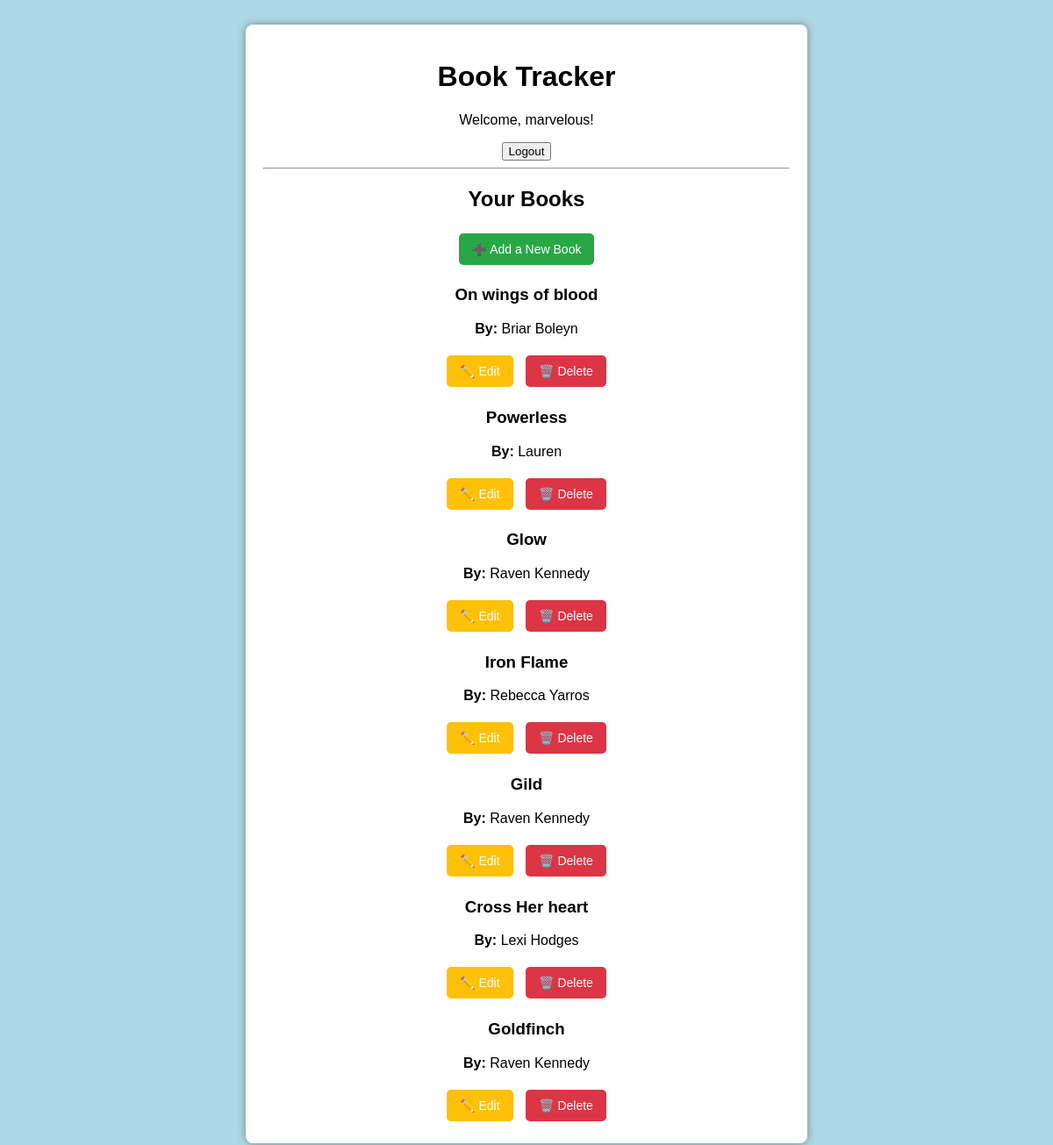
Page /books/ (signed in) on the earlier database version.
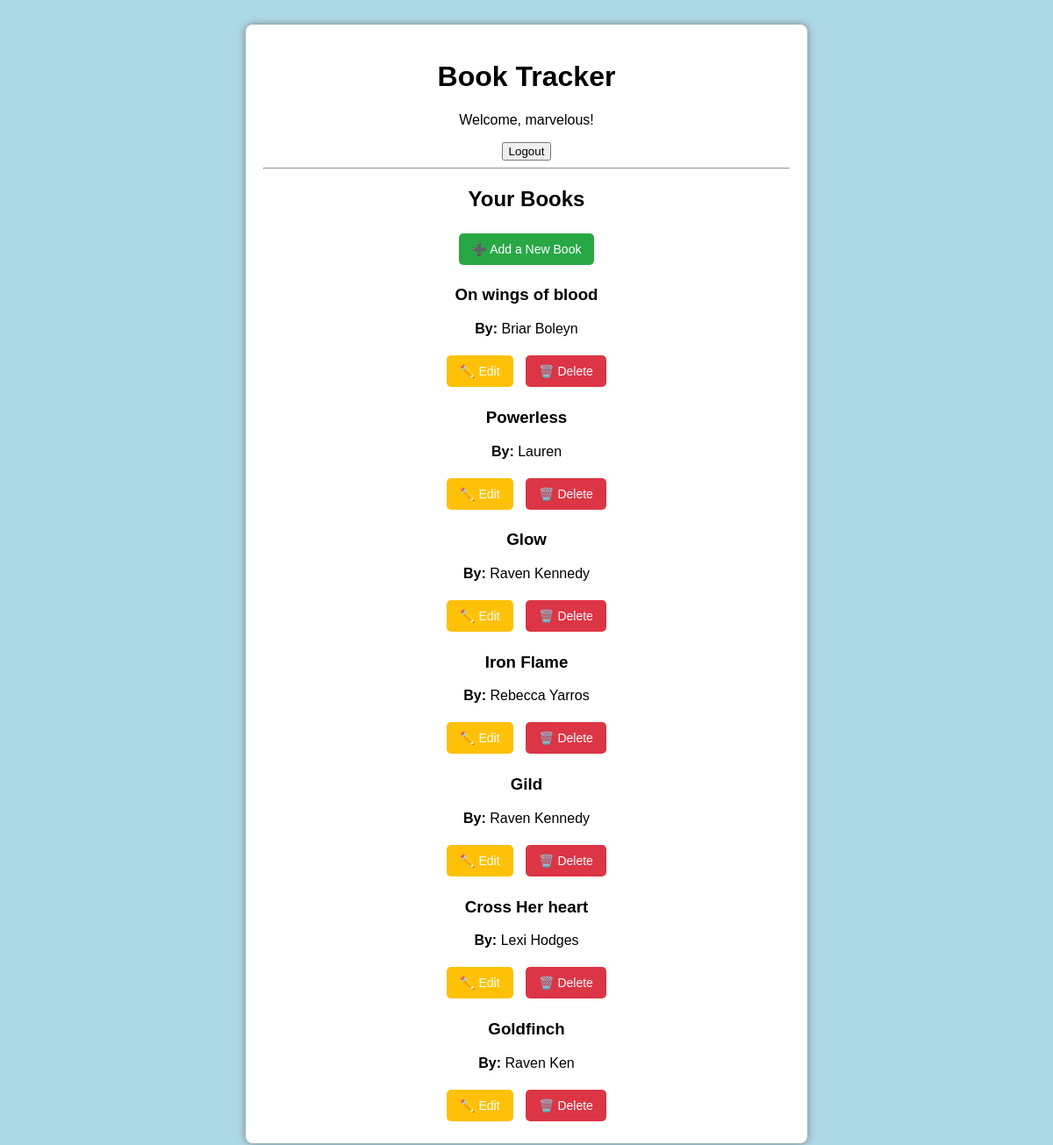
Same page on the later database version.
### books/models.py (models this page shows, shortened)
class Book(models.Model):
    title = models.CharField(max_length=255)
    author = models.CharField(max_length=255)
    user = models.ForeignKey(User, on_delete=models.CASCADE)

### books/views.py (the view)
# urls.py: path('', book_list, name='book_list'),
@login_required
def book_list(request):
    books = Book.objects.filter(user=request.user)
    return render(request, 'books/book_list.html', {'books': books})

### books/templates/books/book_list.html
{% extends 'base.html' %}
{% block content %}
<h2>Your Books</h2>
<a href="{% url 'book_create' %}" class="btn btn-add">➕ Add a New Book</a>
<div class="book-list">
    {% for book in books %}
    <div class="book-card">
        <h3>{{ book.title }}</h3>
        <p><strong>By:</strong> {{ book.author }}</p>
        <div class="actions">
            <a href="{% url 'book_edit' book.id %}" class="btn btn-edit">✏️ Edit</a>
            <a href="{% url 'book_delete' book.id %}" class="btn btn-delete">🗑️ Delete</a>
        </div>
    </div>
    {% empty %}
    <p>No books added yet.</p>
    {% endfor %}
</div>
{% endblock %}

Differences in the rows shown:
changed Book "Goldfinch": author "Raven Kennedy" → "Raven Ken"
